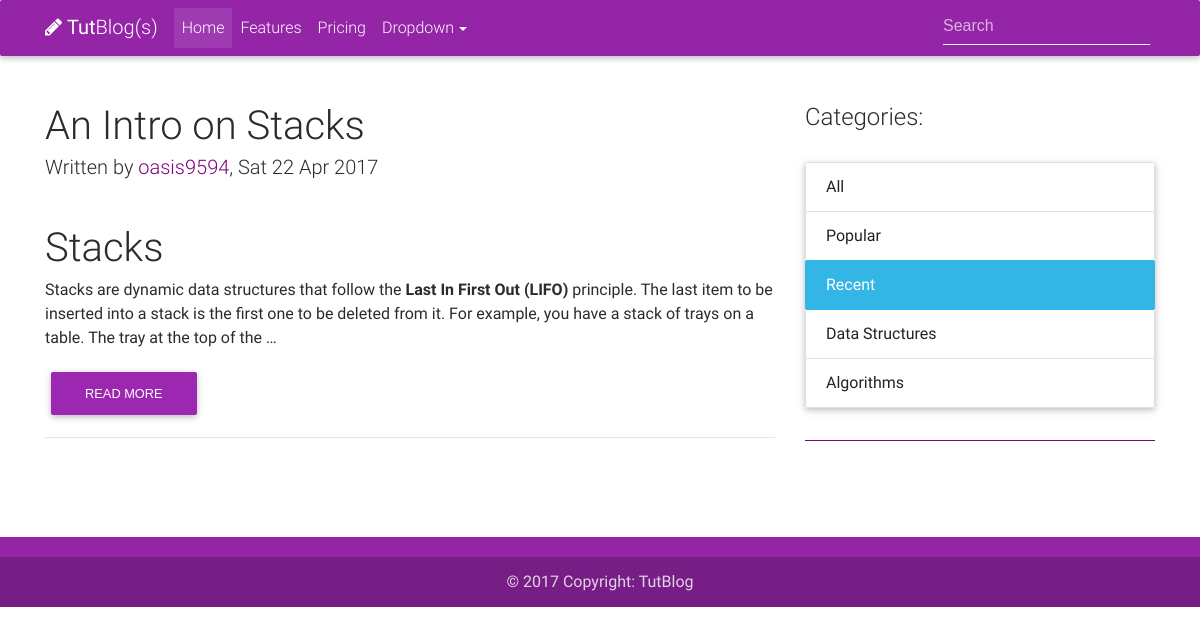
/blogs/recent/, run on an earlier commit of the app's database.
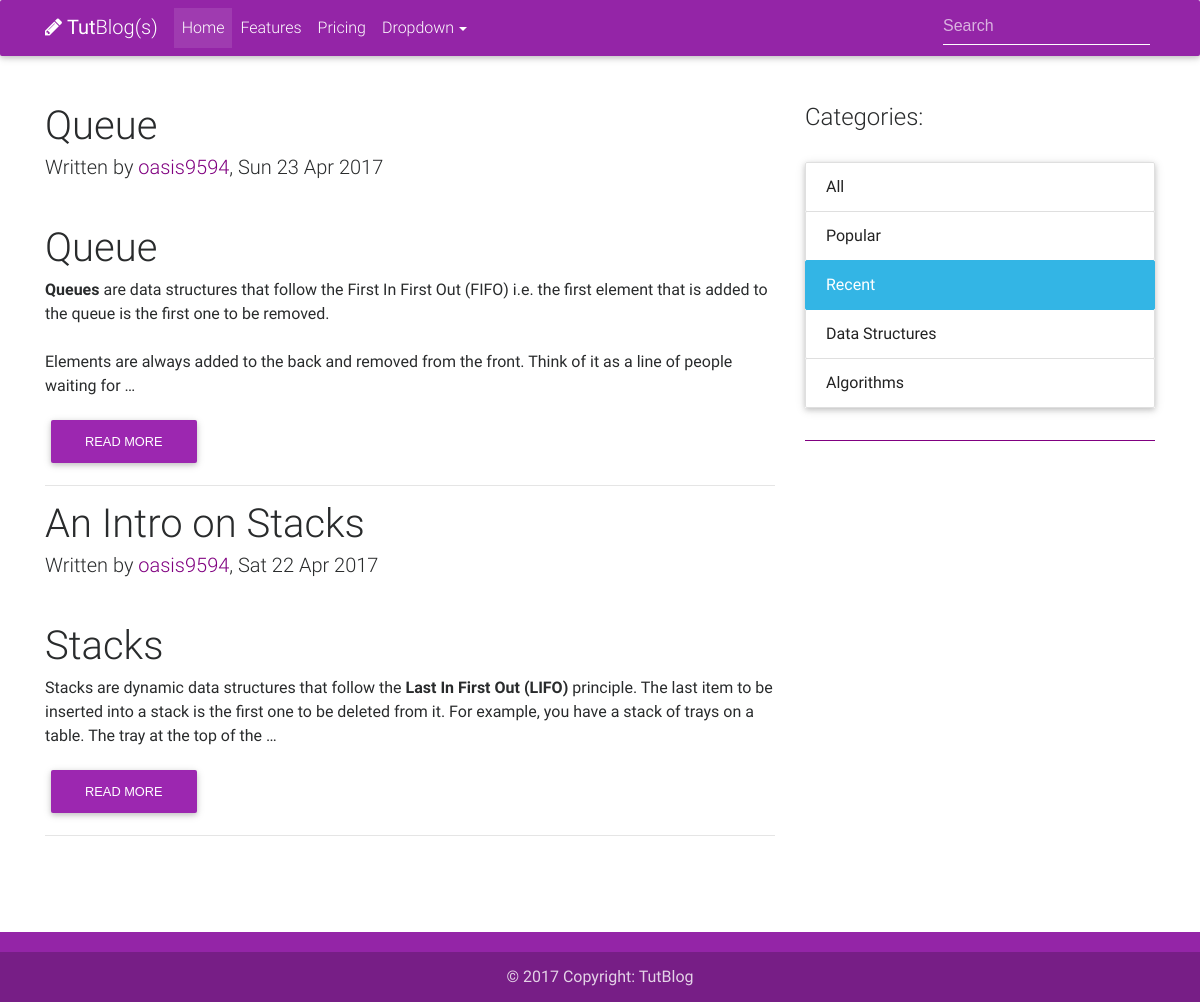
And on a later commit of the database.
### Blogs/models.py (models this page shows, shortened)
class Blog(models.Model):
	title = models.CharField(max_length=100, unique=True)
	slug = models.SlugField(max_length=100, unique=True)
	body = models.TextField()
	isTut = models.BooleanField(default=False)
	created = models.DateTimeField(db_index=True, auto_now_add=True)
	category = models.ManyToManyField(Category)
	updated = models.DateTimeField(db_index=True, auto_now=True)
	author = models.ForeignKey(User, on_delete=models.CASCADE)
	tags = models.ManyToManyField(Tags, blank = True)
	upvotes = models.ManyToManyField(User, related_name='blog_upvotes')
	downvotes = models.ManyToManyField(User, related_name='blog_downvotes')
	total_votes = models.IntegerField(default = 0)

### Blogs/views.py (the view)
def recent(request):
	blog_list = Blog.objects.order_by('-updated')
	page = request.GET.get('page', 1)
	x=3
	paginator = Paginator(blog_list, 5)
	try:
		blogs = paginator.page(page)
	except PageNotAnInteger:
		blogs = paginator.page(1)
	except EmptyPage:
		blogs = paginator.page(paginator.num_pages)
	return render(request, "blog_list.html", { 'blogs': blogs , 'x':x})

### Templates/blog_list.html (shortened to what the changed rows need)
{% load static %}
<!DOCTYPE html>
<html lang="en">
<head>
    <link rel="stylesheet" href="https://maxcdn.bootstrapcdn.com/font-awesome/4.6.0/css/font-awesome.min.css">
    <link href="{% static 'css/bootstrap.min.css' %}" rel="stylesheet">
    <link href="{% static 'css/mdb.min.css' %}" rel="stylesheet">
    <link href="{% static 'css/style.css' %}" rel="stylesheet">
    <link href="{% static 'css/blog_list.css' %}" rel="stylesheet">
</head>
<body>
    <main>
        <div class="container">
            <div class="row">
                <div class="col-lg-8">
                    {% for blog in blogs %}
                    <div class="post-wrapper">
                        <h1 class="h1-responsive">{{ blog.title }}</h1>
                        <h5>Written by <a href="" style="color: purple;">{{ blog.author }}</a>, {{ blog.updated|date:"D d M Y" }}</h5>
                        <br>
                        <p> {{ blog.body|safe|truncatewords:"50"|linebreaks }}</p>
                        <form action="{% url 'blog_detail' blog.id %}"><button class="btn purple">Read more</button></form>
                    </div>
                    <hr>
                    {% endfor %}
                </div>
            </div>
        </div>
    </main>
</body>
</html>

What changed in the data, as far as the page shows it:
added Blog: title "Queue", author "oasis9594", updated "Sun 23 Apr 2017", body "Queue Queues are data structures that follow the First In First Out (FIFO) i.e. the first element that is added to the queue is the first one to be removed. Elements are always added to the back and removed from the front. Think of it as a line of people waiting for …"
